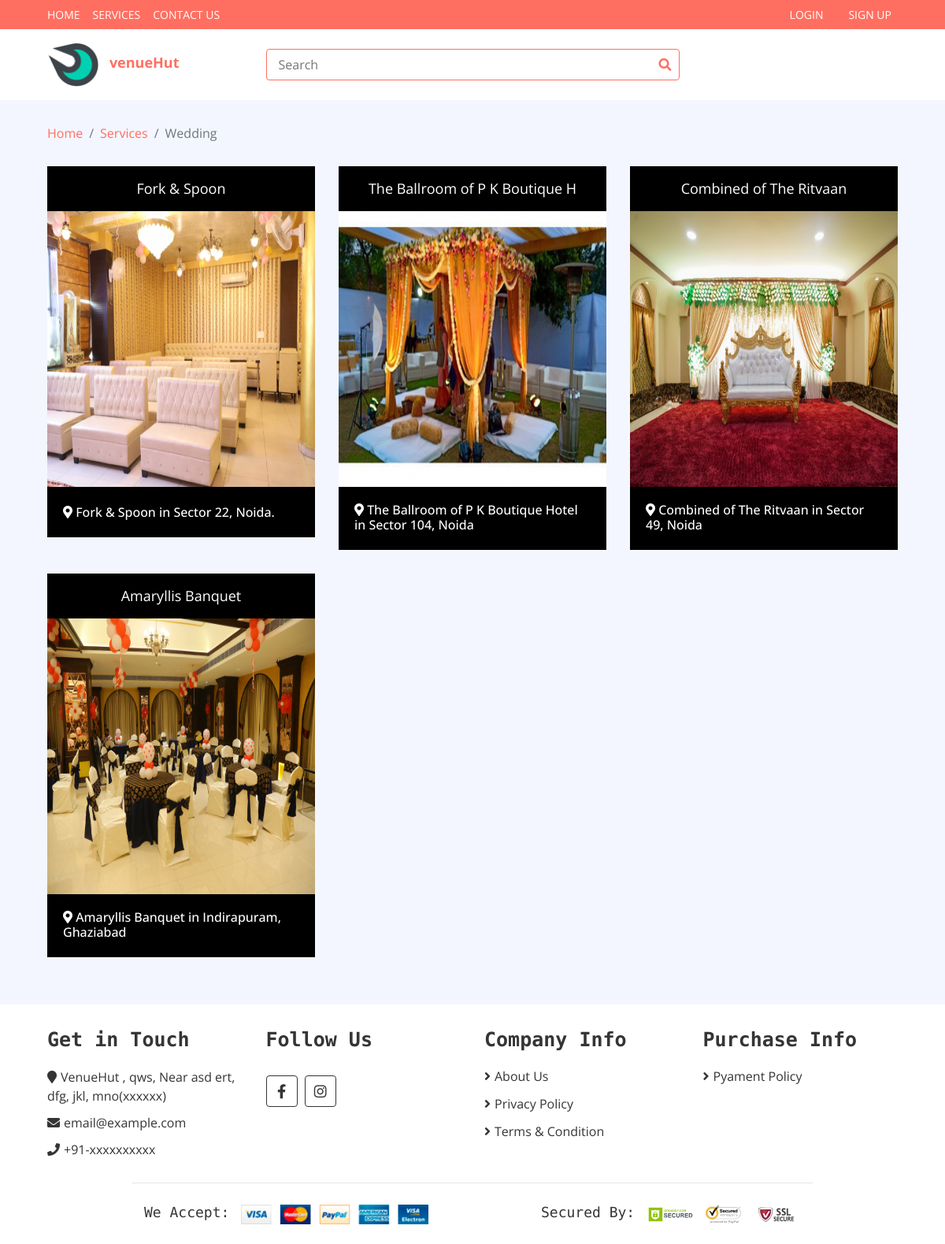
The page /venue.php?id=8 on the database its author committed.
### tables this page shows
CREATE TABLE `services` (
  `service_Id` int(11) NOT NULL,
  `service_name` varchar(30) NOT NULL,
  `service_description` varchar(255) NOT NULL,
  `service_Image` varchar(255) NOT NULL
);

CREATE TABLE `venues` (
  `venue_id` int(11) NOT NULL,
  `user_id` int(11) NOT NULL,
  `service_Id` int(11) NOT NULL,
  `venue_name` varchar(30) NOT NULL,
  `venue_location` varchar(100) NOT NULL,
  `venue_description` text NOT NULL,
  `venue_image` varchar(255) NOT NULL,
  `venue_price` varchar(255) NOT NULL
);

### venue.php (the view, shortened to what this page needs)
<?php
include("conn.php");
if (isset($_GET['id'])) {
    $id = $_GET['id'];
    $sql = "SELECT * FROM `services` WHERE `service_Id` = '$id'";
    $result = mysqli_query($conn, $sql);
    while ($row = mysqli_fetch_array($result, MYSQLI_ASSOC)) {
        $service = $row['service_name'];
    }
}
?>
<!DOCTYPE html>
<html lang="en">
<head>
    <link rel="stylesheet" href="https://cdnjs.cloudflare.com/ajax/libs/font-awesome/4.7.0/css/font-awesome.min.css">
    <link href="https://stackpath.bootstrapcdn.com/bootstrap/4.4.1/css/bootstrap.min.css" rel="stylesheet">
    <link href="https://cdnjs.cloudflare.com/ajax/libs/font-awesome/5.10.0/css/all.min.css" rel="stylesheet">
    <link href="lib/slick/slick.css" rel="stylesheet">
    <link href="lib/slick/slick-theme.css" rel="stylesheet">
    <link href="css/style.css" rel="stylesheet">
</head>
<body>
    <div class="nav">
        <div class="container-fluid">
            <nav class="navbar navbar-expand-md bg-dark navbar-dark">
                <div class="collapse navbar-collapse justify-content-between" id="navbarCollapse">
                    <div class="navbar-nav mr-auto">
                        <a href="./index.php" class="nav-item nav-link">Home</a>
                        <a href="./index.php#services" class="nav-item nav-link">Services</a>
                        <a href="./contact.php" class="nav-item nav-link">Contact Us</a>
                    </div>
                    <div class="navbar-nav-end d-flex">
                        <?php
                        if (isset($_SESSION['user'])) {
                        ?>
                            <a class="nav-item nav-link" href="./logout.php">Logout</a>
                        <?php
                        } else {
                        ?>
                            <a class="nav-item nav-link" href="./login.php">Login</a>
                            <a class="nav-item nav-link" href="./Registration.php">Sign Up</a>
                        <?php
                        }
                        ?>
                    </div>
                </div>
            </nav>
        </div>
    </div>
    <div class="bottom-bar">
        <div class="container-fluid">
            <div class="row align-items-center">
                <div class="col-md-3">
                    <div class="logo">
                        <a href="index.php">
                            <img src="img/favicon.png" alt="Logo"> <span class="mx-2" style="font-weight: bold; font-size:large;">venueHut</span>
                        </a>
                    </div>
                </div>
                <div class="col-md-6">
                    <form action="./search.php" method="post">
                        <div class="search">
                            <input type="text" placeholder="Search" name="search">
                            <button type="submit"><i class="fa fa-search"></i></button>
                        </div>
                    </form>
                </div>
            </div>
        </div>
    </div>
    <div class="breadcrumb-wrap">
        <div class="container-fluid">
            <ul class="breadcrumb">
                <li class="breadcrumb-item"><a href="./index.php">Home</a></li>
                <li class="breadcrumb-item"><a href="./index.php#services">Services</a></li>
                <li class="breadcrumb-item active"><?php echo $service; ?></li>
            </ul>
        </div>
    </div>
    <div class="product-view">
        <div class="container-fluid">
            <div class="row">
                <div class="col-lg-12">
                    <div class="row">
                        <?php
                        $ssq = "SELECT * FROM `venues` WHERE `service_Id` = $id";
                        $result = mysqli_query($conn, $ssq);
                        while ($row = mysqli_fetch_array($result, MYSQLI_ASSOC)) {
                        ?>
                            <div class="col-md-4">
                                <div class="product-item">
                                    <div class="product-title">
                                        <a href="#"><?php echo $row['venue_name']; ?></a>
                                    </div>
                                    <div class="product-image">
                                        <a href="./venue-detail.php?id=<?php echo $row['venue_id']; ?>">
                                            <img src="./upload/<?php echo trim($row['venue_image']); ?>" alt="Product Image" height="350px" width="auto">
                                        </a>
                                    </div>
                                    <div class="product-price">
                                        <h3 style="font-size:medium;"><i class="fas fa-map-marker-alt"></i> <?php echo $row['venue_location']; ?></h3>
                                    </div>
                                </div>
                            </div>
                        <?php
                        }
                        ?>
                    </div>
                </div>
            </div>
        </div>
    </div>
    <?php
    include('./footer.php');
    ?>
</body>
</html>

### css/style.css (style rules this page uses)
body { color: #353535; font-family: 'Open Sans', sans-serif; font-weight: 400; background: #f3f6ff; }
a { color: #FF6F61; }
@media (min-width: 992px) { .container-fluid { padding-right: 60px; padding-left: 60px; } }
.nav { position: relative; }
@media (min-width: 992px) { .nav .container-fluid { padding-left: 52px; padding-right: 52px; } }
.nav .navbar { height: 100%; padding: 0; }
@media (min-width: 768px) { .nav, .nav .navbar { background: #FF6F61 !important; } }
@media (min-width: 768px) { .nav .navbar-dark a.nav-link { color: #ffffff; font-size: 14px; text-transform: uppercase; } }
.bottom-bar { padding: 15px 0; background: #ffffff; margin-bottom: 30px; }
.bottom-bar .logo { text-align: left; overflow: hidden; }
.bottom-bar .logo a img { max-height: 60px; }
.bottom-bar .search { width: 100%; }
.bottom-bar .search input[type=text] { width: 100%; height: 40px; padding: 0 15px; color: #666666; border: 1px solid #FF6F61; border-radius: 4px; }
.bottom-bar .search button { position: absolute; width: 40px; height: 38px; top: 1px; right: 16px; padding: 0 15px; border: none; background: none; color: #FF6F61; border-radius: 0 2px 2px 0; }
@media (min-width: 768px) { .bottom-bar { max-height: 90px; } }
.breadcrumb-wrap { position: relative; width: 100%; }
.breadcrumb-wrap .breadcrumb { margin: 0; padding: 0; background: transparent; }
.product-item { position: relative; }
.product-item .product-title { padding: 15px; text-align: center; background: #000000; transition: all .3s; }
.product-item .product-title a, .product-item .product-title .ratting { position: relative; width: 100%; }
.product-item .product-title a { margin-bottom: 5px; color: #ffffff; font-size: 18px; }
.product-item .product-image { position: relative; overflow: hidden; }
.product-item .product-image a { display: block; background: #ffffff; transition: .3s; }
.product-item .product-image img { width: 100%; transition: all .3s; }
.product-item .product-price { padding: 20px; background: #000000; transition: all .3s; }
.product-item .product-price h3 { display: inline-block; color: #ffffff; margin: 0; }
.product-view { position: relative; width: 100%; padding: 30px 0; }
.product-view .product-item { margin-bottom: 30px; }

### rows shown on the page
services: service_name "Wedding"
venues: venue_name "Fork & Spoon", venue_image (picture), venue_location "Fork & Spoon in Sector 22, Noida."
venues: venue_name "The Ballroom of P K Boutique H", venue_image (picture), venue_location "The Ballroom of P K Boutique Hotel in Sector 104, Noida"
venues: venue_name "Combined of The Ritvaan", venue_image (picture), venue_location "Combined of The Ritvaan in Sector 49, Noida"
venues: venue_name "Amaryllis Banquet", venue_image (picture), venue_location "Amaryllis Banquet in Indirapuram, Ghaziabad"
